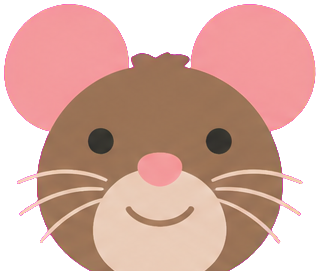
#> input picture UnityResources/Rats/RatFriends/RatDance/Sheets/v1/parts/head.png, 320 x 271 px, found by its file name
$ python compose_ratdance_v2.py
#> lines starting #> are read from the running program, lines starting #| are printed output that depends on the picture
"""랫 댄스 쥐 v2 조립: 평소 = 가만히 서기, 춤 = 참고 자세(넓게 벌린 굽은 다리 · 옆으로 굽힌 팔 · 기울인 몸)를 좌우 번갈아 반복
s = +1 → 자세 A, s = -1 → 좌우 반대 자세. 춤은 0.5초마다 A ↔ B (부드럽게 넘어가며 박자마다 쿵)"""
import sys, math, os
from PIL import Image
here = os.path.dirname(os.path.abspath(__file__)); D = os.path.dirname(here)
P = {n: Image.open(os.path.join(D, n + '.png')).convert('RGBA') for n in ['head', 'head_dance', 'body', 'arm', 'leg', 'tail']}
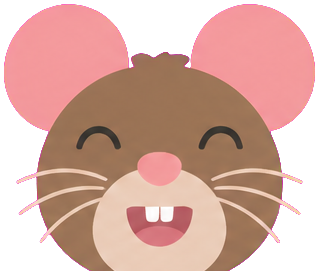
#> input picture UnityResources/Rats/RatFriends/RatDance/Sheets/v1/parts/head_dance.png, 319 x 271 px, found by its file name
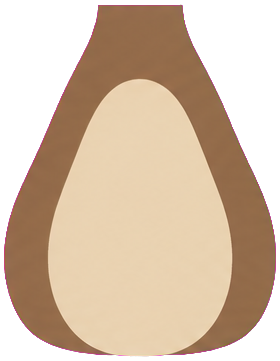
#> input picture UnityResources/Rats/RatFriends/RatDance/body.png, 280 x 361 px
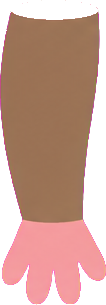
#> input picture UnityResources/Rats/RatFriends/RatDance/Sheets/v1/parts/arm.png, 106 x 305 px, found by its file name
#> (the run stopped early here; a loop or call above may not have finished)
